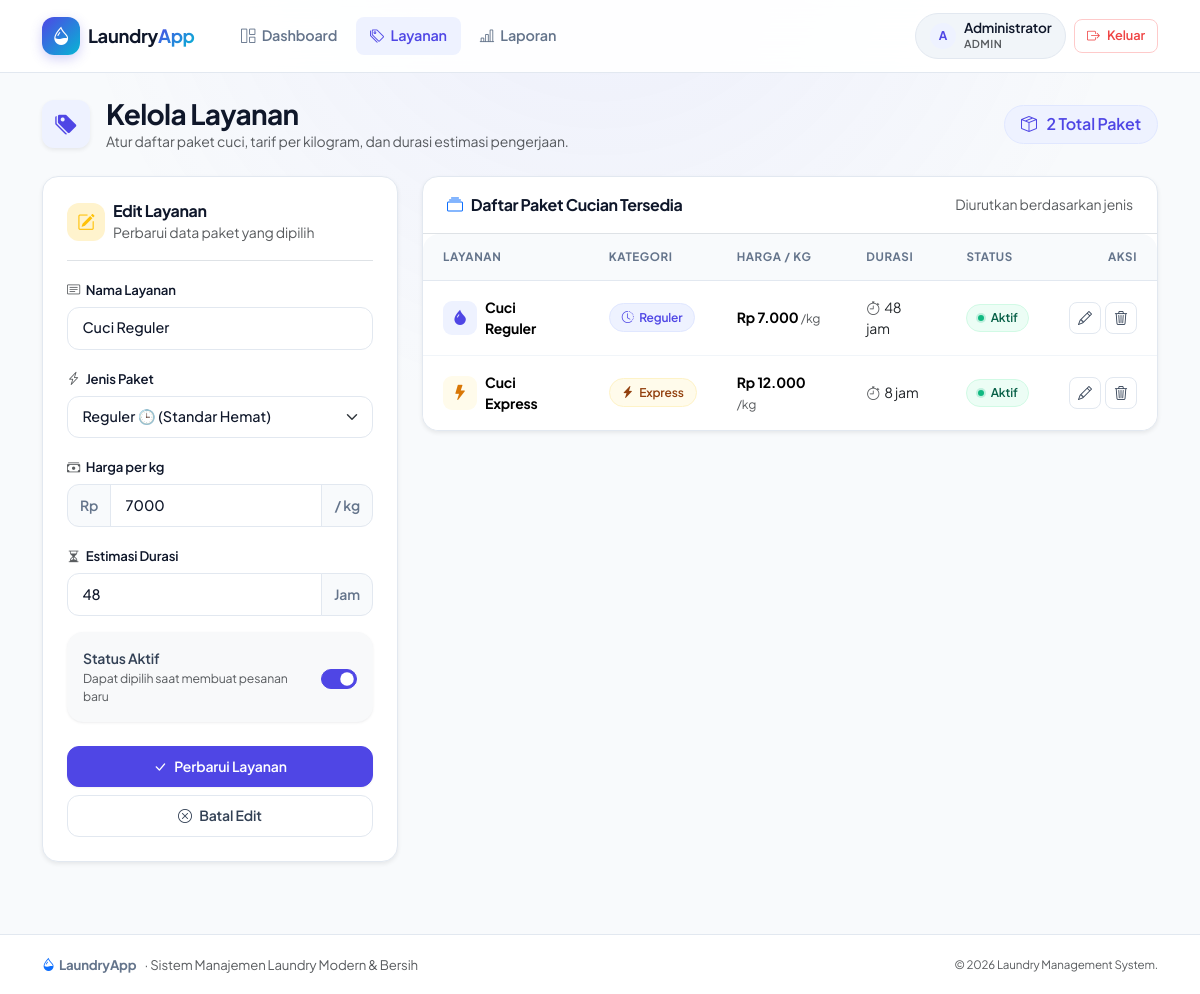
/admin/layanan.php?edit=1 (signed in), run on the app's committed database.
### tables this page shows
CREATE TABLE layanan (
    id INT UNSIGNED AUTO_INCREMENT PRIMARY KEY,
    nama VARCHAR(80) NOT NULL,
    jenis ENUM('Reguler', 'Express') NOT NULL,
    harga_per_kg DECIMAL(12,2) NOT NULL,
    durasi_jam SMALLINT UNSIGNED NOT NULL,
    aktif TINYINT(1) NOT NULL DEFAULT 1,
    dibuat_pada TIMESTAMP NOT NULL DEFAULT CURRENT_TIMESTAMP
);

### admin/layanan.php (the view, shortened to what this page needs)
<?php
require_once __DIR__ . '/../config/helpers.php';
$pdo = getPDO();
$priceError = false;
$editing = null;
$formValues = [
    'id' => '',
    'nama' => '',
    'jenis' => 'Reguler',
    'harga_per_kg' => '',
    'durasi_jam' => '',
    'aktif' => 1,
];
if (isset($_GET['edit'])) {
    $editId = filter_var($_GET['edit'], FILTER_VALIDATE_INT);
    if ($editId) {
        $find = $pdo->prepare('SELECT * FROM layanan WHERE id = ?');
        $find->execute([$editId]);
        $editing = $find->fetch() ?: null;
        if ($editing) {
            $formValues = $editing;
            $priceText = (string) $formValues['harga_per_kg'];
            if (strpos($priceText, '.') !== false) {
                $formValues['harga_per_kg'] = rtrim(rtrim($priceText, '0'), '.');
            }
        }
    }
}
$services = $pdo->query('SELECT * FROM layanan ORDER BY jenis, nama')->fetchAll();
?>
<div class="d-flex flex-column flex-md-row justify-content-between align-items-md-center gap-3 mb-4">
    <div class="d-flex align-items-center gap-3">
        <div class="stat-icon indigo shadow-sm">
            <i class="bi bi-tags-fill"></i>
        </div>
        <div>
            <h1 class="h3 mb-0">Kelola Layanan</h1>
            <p class="text-muted mb-0 small">Atur daftar paket cuci, tarif per kilogram, dan durasi estimasi pengerjaan.</p>
        </div>
    </div>
    <div class="d-flex align-items-center gap-2">
        <span class="badge-soft badge-soft-primary px-3 py-2 fs-6">
            <i class="bi bi-box-seam me-1"></i> <?= count($services) ?> Total Paket
        </span>
    </div>
</div>
<div class="row g-4">
    <div class="col-lg-4">
        <div class="card shadow-sm sticky-top" style="top: 85px;">
            <div class="card-body p-4">
                <div class="d-flex align-items-center gap-2 mb-3 pb-3 border-bottom">
                    <div class="icon-box <?= $editing ? 'bg-warning-subtle text-warning' : 'bg-primary-subtle text-primary' ?>">
                        <i class="bi <?= $editing ? 'bi-pencil-square' : 'bi-plus-lg' ?>"></i>
                    </div>
                    <div>
                        <h2 class="h6 fw-bold mb-0"><?= $editing ? 'Edit Layanan' : 'Tambah Layanan Baru' ?></h2>
                        <small class="text-muted"><?= $editing ? 'Perbarui data paket yang dipilih' : 'Tambahkan paket cucian baru' ?></small>
                    </div>
                </div>
                <form method="post">
                    <div class="mb-3">
                        <label class="form-label" for="nama">
                            <i class="bi bi-card-text text-muted"></i> Nama Layanan
                        </label>
                        <input class="form-control" id="nama" name="nama" placeholder="Contoh: Cuci Express 8 Jam" value="<?= e($formValues['nama']) ?>" required>
                    </div>
                    <div class="mb-3">
                        <label class="form-label" for="jenis">
                            <i class="bi bi-lightning-charge text-muted"></i> Jenis Paket
                        </label>
                        <select class="form-select" id="jenis" name="jenis" required>
                            <?php foreach (['Reguler', 'Express'] as $type): ?>
                                <option value="<?= e($type) ?>" <?= $formValues['jenis'] === $type ? 'selected' : '' ?>>
                                    <?= e($type) ?> <?= $type === 'Express' ? '⚡ (Prioritas Cepat)' : '🕒 (Standar Hemat)' ?>
                                </option>
                            <?php endforeach; ?>
                        </select>
                    </div>
                    <div class="mb-3">
                        <label class="form-label" for="harga_per_kg">
                            <i class="bi bi-cash-stack text-muted"></i> Harga per kg
                        </label>
                        <div class="input-group">
                            <span class="input-group-text">Rp</span>
                            <input class="form-control <?= $priceError ? 'is-invalid' : '' ?>" type="number" id="harga_per_kg" name="harga_per_kg" min="0" step="100" placeholder="7000" value="<?= e($formValues['harga_per_kg']) ?>" required>
                            <span class="input-group-text">/ kg</span>
                        </div>
                    </div>
                    <div class="mb-3">
                        <label class="form-label" for="durasi_jam">
                            <i class="bi bi-hourglass-split text-muted"></i> Estimasi Durasi
                        </label>
                        <div class="input-group">
                            <input class="form-control" type="number" id="durasi_jam" name="durasi_jam" min="1" placeholder="24" value="<?= e($formValues['durasi_jam']) ?>" required>
                            <span class="input-group-text">Jam</span>
                        </div>
                    </div>
                    <div class="card p-3 bg-light border-0 mb-4">
                        <div class="form-check form-switch m-0 d-flex align-items-center justify-content-between ps-0">
                            <label class="form-check-label fw-semibold" for="aktif">
                                Status Aktif
                                <div class="text-muted small fw-normal">Dapat dipilih saat membuat pesanan baru</div>
                            </label>
                            <input class="form-check-input ms-2" type="checkbox" role="switch" id="aktif" name="aktif" <?= !empty($formValues['aktif']) ? 'checked' : '' ?>>
                        </div>
                    </div>
                    <div class="d-grid gap-2">
                        <button class="btn btn-primary" type="submit">
                            <i class="bi bi-check-lg"></i> <?= $editing ? 'Perbarui Layanan' : 'Simpan Layanan' ?>
                        </button>
                        <?php if ($editing): ?>
                            <a class="btn btn-outline-secondary" href="<?= e(app_url('admin/layanan.php')) ?>">
                                <i class="bi bi-x-circle"></i> Batal Edit
                            </a>
                        <?php endif; ?>
                    </div>
                </form>
            </div>
        </div>
    </div>
    <div class="col-lg-8">
        <div class="card shadow-sm">
            <div class="p-3 px-4 border-bottom d-flex align-items-center justify-content-between">
                <div class="d-flex align-items-center gap-2">
                    <i class="bi bi-collection text-primary"></i>
                    <h2 class="h6 fw-bold mb-0">Daftar Paket Cucian Tersedia</h2>
                </div>
                <span class="text-muted small">Diurutkan berdasarkan jenis</span>
            </div>
            <div class="table-responsive">
                <table class="table table-hover align-middle mb-0">
                    <thead>
                        <tr>
                            <th>Layanan</th>
                            <th>Kategori</th>
                            <th>Harga / kg</th>
                            <th>Durasi</th>
                            <th>Status</th>
                            <th class="text-end">Aksi</th>
                        </tr>
                    </thead>
                    <tbody>
                    <?php foreach ($services as $service): ?>
                        <tr>
                            <td>
                                <div class="d-flex align-items-center gap-2">
                                    <div class="stat-icon <?= $service['jenis'] === 'Express' ? 'amber' : 'indigo' ?>" style="width: 34px; height: 34px; font-size: 0.95rem; border-radius: 9px;">
                                        <i class="bi <?= $service['jenis'] === 'Express' ? 'bi-lightning-fill' : 'bi-droplet-fill' ?>"></i>
                                    </div>
                                    <div>
                                        <span class="fw-bold text-heading d-block"><?= e($service['nama']) ?></span>
                                    </div>
                                </div>
                            </td>
                            <td>
                                <?php if ($service['jenis'] === 'Express'): ?>
                                    <span class="badge-soft badge-soft-warning"><i class="bi bi-lightning-charge-fill"></i> Express</span>
                                <?php else: ?>
                                    <span class="badge-soft badge-soft-primary"><i class="bi bi-clock-history"></i> Reguler</span>
                                <?php endif; ?>
                            </td>
                            <td>
                                <span class="fw-bold text-heading"><?= e(rupiah($service['harga_per_kg'])) ?></span>
                                <span class="text-muted small">/kg</span>
                            </td>
                            <td>
                                <span class="text-body"><i class="bi bi-stopwatch text-muted me-1"></i><?= e($service['durasi_jam']) ?> jam</span>
                            </td>
                            <td>
                                <?php if ($service['aktif']): ?>
                                    <span class="status-pill active"><span class="status-dot"></span> Aktif</span>
                                <?php else: ?>
                                    <span class="status-pill inactive"><span class="status-dot"></span> Nonaktif</span>
                                <?php endif; ?>
                            </td>
                            <td class="text-end text-nowrap">
                                <div class="d-inline-flex gap-1">
                                    <a class="btn-action" href="<?= e(app_url('admin/layanan.php?edit=' . $service['id'])) ?>" title="Edit Layanan">
                                        <i class="bi bi-pencil"></i>
                                    </a>
                                    <form class="d-inline" method="post" onsubmit="return confirm('Hapus layanan <?= e(addslashes($service['nama'])) ?>?')">
                                        <button class="btn-action btn-action-danger" type="submit" title="Hapus Layanan">
                                            <i class="bi bi-trash3"></i>
                                        </button>
                                    </form>
                                </div>
                            </td>
                        </tr>
                    <?php endforeach; ?>
                    </tbody>
                </table>
            </div>
        </div>
    </div>
</div>

### data on the page
layanan: nama "Cuci Reguler", harga_per_kg "7000", durasi_jam "48", aktif "☑", jenis "Reguler" (drawn), harga_per_kg "Rp 7.000", shows "Aktif"
layanan: nama "Cuci Express", jenis "Express" (drawn), harga_per_kg "Rp 12.000", durasi_jam "8", aktif 1 (drawn)

### other printed values
$label "Dashboard"
$label "Layanan"
$label "Laporan"
substr($user['nama'], 0, 1) "A"
$user['nama'] "Administrator"
$role "ADMIN"
count($services) "2"
form field jenis "Reguler 🕒 (Standar Hemat)"
